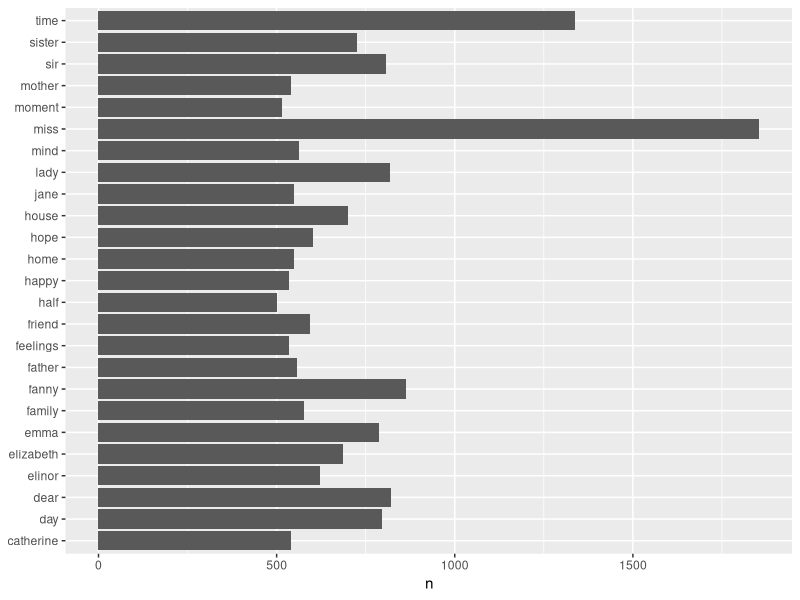

Generate this figure with R:
library(tidytext)
library(dplyr)
library(janeaustenr)
library(stringr)
library(ggplot2)


original_books <- austen_books() %>%
  group_by(book) %>%
  mutate(linenumber = row_number(),
         chapter = cumsum(str_detect(text, regex("^chapter [\\divxlc]",
                                                 ignore_case = TRUE)))) %>%
  ungroup()

original_books

#need to convert this to one-toden-per-document-per-row
#need to split the text into individual tokens, this is done by unnest_tokens
#operating on text

tidy_books <- original_books %>%
  unnest_tokens(word, text) 

#stop_words gets rid of unnecessary words

tidier_books <- tidy_books %>%
  anti_join(stop_words)
tidier_books

#count the most frequent words
tidier_counted_books <-tidier_books %>%
  count(word, sort = "TRUE")

#visualize on ggplot
tidier_books%>%
  count(word, sort = "TRUE") %>%
  filter(n > 500) %>%
  mutate(word, reorder(word, n)) %>%
  ggplot(aes(word, n)) +
  geom_col() +
  xlab(NULL) +
  coord_flip()
